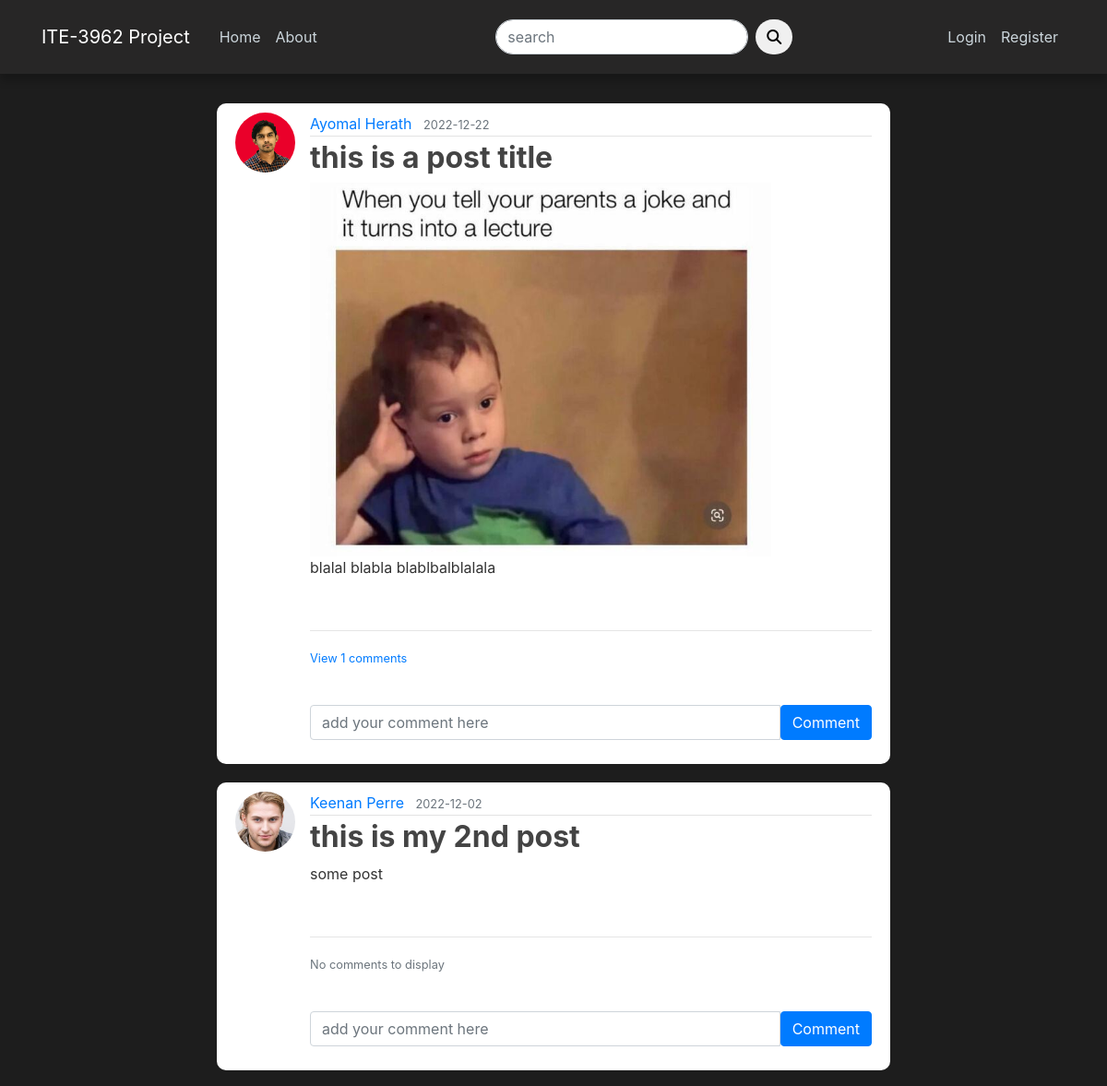
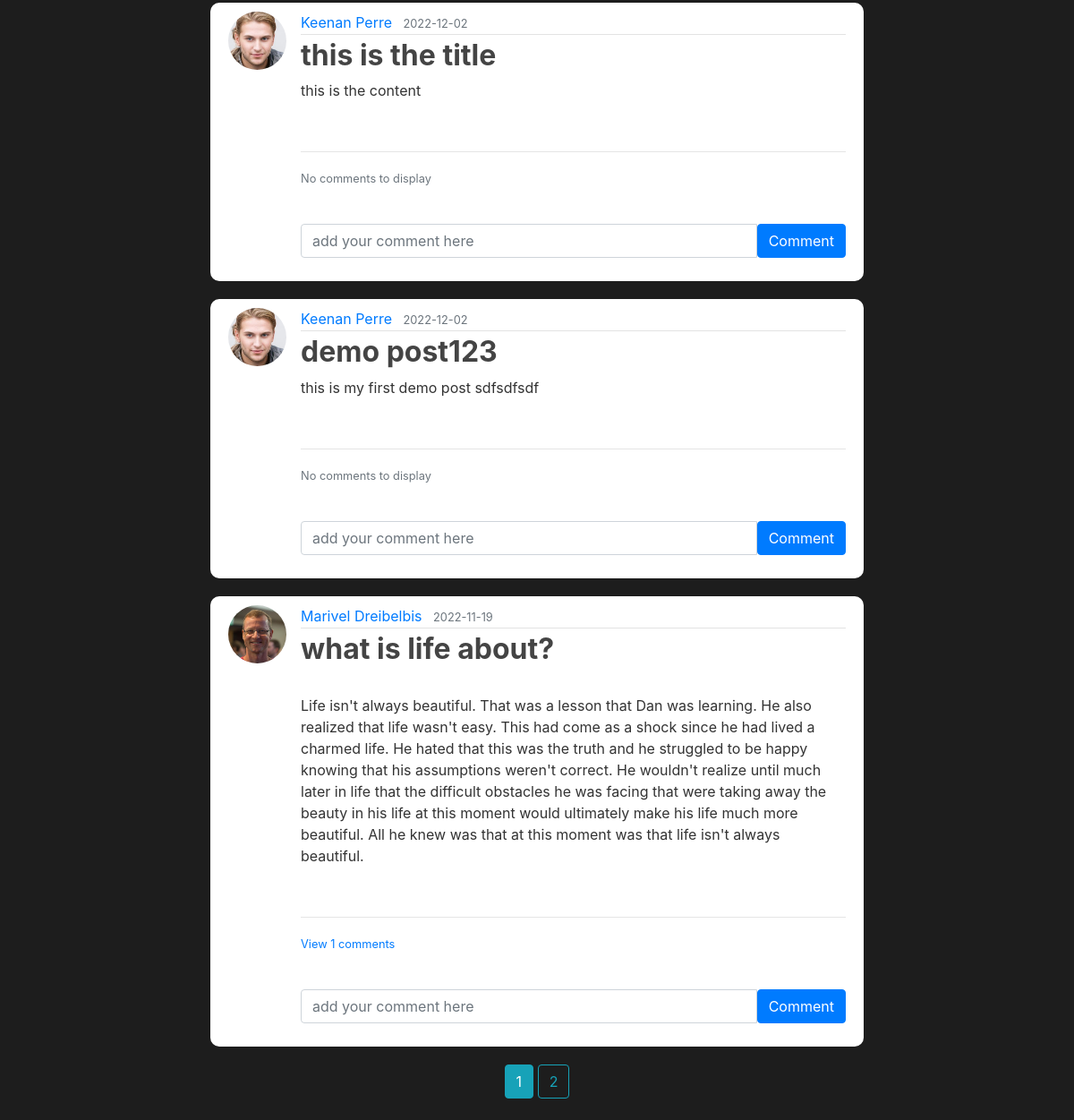
The page /home on the database its author committed (2 pictures, top to bottom).
### blog/models.py (models this page shows, shortened)
class Post(db.Model):
    id = db.Column(db.Integer, primary_key=True)
    title = db.Column(db.String(100), nullable=False)
    date_posted = db.Column(db.DateTime, nullable=False, default=datetime.utcnow)
    content = db.Column(db.Text, nullable=False)
    post_image = db.Column(db.String(200), nullable=True)
    user_id = db.Column(db.Integer, db.ForeignKey('user.id'), nullable=False)
    comments = db.relationship('Comment', backref='post', lazy=True)

class User(db.Model, UserMixin):
    id = db.Column(db.Integer, primary_key=True)
    username = db.Column(db.String(20), unique=True, nullable=False)
    email = db.Column(db.String(120), unique=True, nullable=False)
    image_file = db.Column(db.String(20), nullable=False, default='default.jpg')
    password = db.Column(db.String(60), nullable=False)
    posts = db.relationship('Post', backref='author', lazy=True) #posts attribute sets the relationship with the Post table(1 to many)
    comments = db.relationship('Comment', backref='author', lazy=True)
    is_admin = db.Column(db.Boolean, default=False)

### blog/main/routes.py (the view)
@main.route("/")
@main.route("/home")
def home():
    page = request.args.get('page', 1, type=int)
    posts = Post.query.order_by(Post.date_posted.desc()).paginate(page=page, per_page=5)#pagination and post order
    return render_template('home.html', posts=posts)

### blog/users/forms.py
class SearchForm(FlaskForm):
    searched = StringField('search', validators=[DataRequired()])
    submit = SubmitField('Submit')

### blog/users/routes.py (called while the page is built)
@app.context_processor
def home():
    form = SearchForm()
    return dict(form=form)

### blog/templates/home.html (shortened to what this page needs)
{% extends "layout.html" %}
{% block content %}
    {% for post in posts.items %}
        <article class="media content-section">
            <img src="{{ url_for('static', filename='profile_pics/' + post.author.image_file)}}" class="rounded-circle article-img" alt="">
            <div class="media-body">
            <div class="article-metadata">
                <a class="mr-2" href="{{url_for('users.user_posts', username=post.author.username )}}">{{ post.author.username }}</a>
                <small class="text-muted">{{ post.date_posted.strftime('%Y-%m-%d') }}</small>
            </div>
            <h2><a class="article-title font-weight-bold" href="{{ url_for('posts.post', post_id=post.id)}}">{{ post.title }}</a></h2>
            {% if post.post_image %}
                <div class="post-pic"><img src="{{url_for('static', filename = 'post_images/' + post.post_image)}}" alt="" height="auto" width="500px"></div>
                <div><p class="article-content">{{ post.content }}</p></div>
            {% else %}
                <div><p class="article-content">{{ post.content }}</p></div>
            {% endif %}
            <br><hr>
            <p class="card-text">
                {% if post.comments|length > 0 %}
                <a data-toggle="collapse" href="#comments-{{post.id}}" role="button" aria-expanded="false">
                    <small>View {{post.comments|length }} comments</small>
                </a>
                {% else%}
                <small class="text-muted">No comments to display</small>
                {% endif %}
            </p>
            <br>
            <form action="/comment/{{post.id}}" class="input-group mb-3" method="POST">
                <input type="text" name="text" id="text" class="form-control" placeholder="add your comment here"/>
                <button type="submit" class="btn btn-primary">Comment</button>
            </form>
            </div>
        </article>
    {% endfor %}
    <div class="pagi_btn text-center">
    {% for page_num in posts.iter_pages(left_edge=1, right_edge=1, left_current=1, right_current=2) %}
        {% if page_num %}
            {% if posts.page == page_num %}
                <a href="{{ url_for('main.home', page=page_num )}}" class="btn btn-info mb-4">{{ page_num }}</a>
            {% else %}
                <a href="{{ url_for('main.home', page=page_num )}}" class="btn btn-outline-info mb-4">{{ page_num }}</a>
            {% endif %}
        {% endif %}
    {% endfor %}
    </div>
{% endblock content %}

### blog/templates/layout.html (shortened to what this page needs)
<!DOCTYPE html>
<html lang="en">
<head>
     <link rel="stylesheet" href="https://cdn.jsdelivr.net/npm/bootstrap@4.3.1/dist/css/bootstrap.min.css">
     <link rel="stylesheet" type="text/css" href="{{ url_for('static', filename='main.css') }}">
     <link rel="stylesheet" href="https://cdnjs.cloudflare.com/ajax/libs/font-awesome/6.2.0/css/all.min.css" />
</head>
<body>
    <header class="site-header">
        <nav class="navbar navbar-expand-md navbar-dark bg-steel fixed-top">
          <div class="container">
            <a class="navbar-brand mr-4" href="/home">ITE-3962 Project</a>
            <div class="collapse navbar-collapse" id="navbarToggle">
              <div class="navbar-nav mr-auto">
                {% if current_user.is_admin == True %}
                  <a class="nav-item nav-link" href="{{url_for('main.home')}}">Home</a>
                  <a class="nav-item nav-link" href="{{url_for('main.about')}}">About</a>
                  <a class="nav-item nav-link" href="/admin">Admin</a>
                {% else %}
                  <a class="nav-item nav-link" href="{{url_for('main.home')}}">Home</a>
                  <a class="nav-item nav-link" href="{{url_for('main.about')}}">About</a>
                {% endif %}
              </div>
              <form action="{{ url_for('users.search') }}" method="POST">
                <div class="input-group">
                  <div class="form-outline">
                    <input type="search" name="searched" id="form1" class="form-control" placeholder="search" />
                  </div>
                  <button type="submit" class="btn btn-primary btn-search">
                    <i class="fas fa-search"></i>
                  </button>
                </div>
              </form>
              <div class="navbar-nav">
                {% if current_user.is_authenticated %}
                  <a class="nav-item nav-link" href="{{url_for('posts.new_post')}}">New Post</a>
                  <a class="nav-item nav-link" href="{{url_for('users.account')}}">Account</a>
                  <a class="nav-item nav-link" href="{{url_for('users.logout')}}">Logout</a>
                {% else %}
                  <a class="nav-item nav-link" href="{{url_for('users.login')}}">Login</a>
                  <a class="nav-item nav-link" href="{{url_for('users.register')}}">Register</a>
                {% endif %}
              </div>
            </div>
          </div>
        </nav>
      </header>
      <main role="main" class="container">
        <div class="row">
          <div class="col-md-8 mx-auto">
            {% block content %}{% endblock %}
          </div>
          </div>
      </main>
</body>
</html>

### blog/static/main.css (style rules this page uses)
body { background: #1d1d1d; color: #333333; margin-top: 7rem; }
h1, h2, h3, h4, h5, h6 { color: #444444; }
.bg-steel { background-color: #272626; }
.navbar { height: 5rem; box-shadow: 0 8px 8px 0 rgba(0,0,0,.2); }
.site-header .navbar-nav .nav-link { color: #cbd5db; width: max-content; }
.site-header form { margin-left: 5rem; margin-right: 10rem; }
.site-header .input-group .form-outline .form-control { border-radius: 5rem; }
.site-header .input-group button { margin-left: 0.5rem; background-color: #f0f0f0; border: none; color: #000000; border-radius: 5rem; }
.content-section { background: #ffffff; padding: 10px 20px; border-radius: 10px; margin-bottom: 20px; }
.article-title { color: #444444; }
.article-content { white-space: pre-line; }
.article-img { height: 65px; width: 65px; margin-right: 16px; }
.article-metadata { padding-bottom: 1px; margin-bottom: 4px; border-bottom: 1px solid #e3e3e3 }

### rows shown on the page
Post: image_file (picture), author.username "Ayomal Herath", date_posted "2022-12-22", title "this is a post title", post_image (picture), content "blalal blabla blablbalblalala", comments|length "1"
Post: image_file (picture), author.username "Keenan Perre", date_posted "2022-12-02", title "this is my 2nd post", content "some post", shows "No comments to display"
Post: image_file (picture), author.username "Keenan Perre", date_posted "2022-12-02", title "this is the title", content "this is the content", shows "No comments to display"
Post: image_file (picture), author.username "Keenan Perre", date_posted "2022-12-02", title "demo post123", content "this is my first demo post sdfsdfsdf", shows "No comments to display"
Post: image_file (picture), author.username "Marivel Dreibelbis", date_posted "2022-11-19", title "what is life about?", content "Life isn't always beautiful. That was a lesson that Dan was learning. He also realized that life wasn't easy. This had come as a shock since he had lived a charmed life. He hated that this was the truth and he struggled to be happy knowing that his assumptions weren't correct. He wouldn't realize until much later in life that the difficult obstacles he was facing that were taking away the beauty in his life at this moment would ultimately make his life much more beautiful. All he knew was that at this moment was that life isn't always beautiful.", comments|length "1"

### other values the page prints
{{ page_num }} "1"
{{ page_num }} "2"
